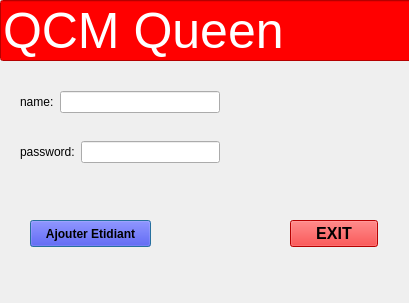
<?xml version="1.0" encoding="UTF-8"?>
<ui version="4.0">
 <class>AjoutEtudiant</class>
 <widget class="QDialog" name="AjoutEtudiant">
  <property name="geometry">
   <rect>
    <x>0</x>
    <y>0</y>
    <width>409</width>
    <height>303</height>
   </rect>
  </property>
  <property name="windowTitle">
   <string>Dialog</string>
  </property>
  <widget class="QPushButton" name="ajouter">
   <property name="geometry">
    <rect>
     <x>30</x>
     <y>220</y>
     <width>121</width>
     <height>27</height>
    </rect>
   </property>
   <property name="font">
    <font>
     <bold>true</bold>
    </font>
   </property>
   <property name="styleSheet">
    <string notr="true">background-color:blue;
</string>
   </property>
   <property name="text">
    <string>Ajouter Etidiant</string>
   </property>
  </widget>
  <widget class="QPushButton" name="exit">
   <property name="geometry">
    <rect>
     <x>290</x>
     <y>220</y>
     <width>88</width>
     <height>27</height>
    </rect>
   </property>
   <property name="font">
    <font>
     <pointsize>12</pointsize>
     <bold>true</bold>
    </font>
   </property>
   <property name="styleSheet">
    <string notr="true">background-color:red</string>
   </property>
   <property name="text">
    <string>EXIT</string>
   </property>
  </widget>
  <widget class="QWidget" name="layoutWidget">
   <property name="geometry">
    <rect>
     <x>20</x>
     <y>90</y>
     <width>200</width>
     <height>24</height>
    </rect>
   </property>
   <layout class="QHBoxLayout" name="horizontalLayout">
    <item>
     <widget class="QLabel" name="label">
      <property name="text">
       <string>name:</string>
      </property>
     </widget>
    </item>
    <item>
     <widget class="QLineEdit" name="name_edit"/>
    </item>
   </layout>
  </widget>
  <widget class="QWidget" name="layoutWidget">
   <property name="geometry">
    <rect>
     <x>20</x>
     <y>140</y>
     <width>200</width>
     <height>24</height>
    </rect>
   </property>
   <layout class="QHBoxLayout" name="horizontalLayout_2">
    <item>
     <widget class="QLabel" name="label_2">
      <property name="text">
       <string>password:</string>
      </property>
     </widget>
    </item>
    <item>
     <widget class="QLineEdit" name="pass_edit"/>
    </item>
   </layout>
  </widget>
  <widget class="QLineEdit" name="lineEdit">
   <property name="geometry">
    <rect>
     <x>0</x>
     <y>0</y>
     <width>671</width>
     <height>61</height>
    </rect>
   </property>
   <property name="styleSheet">
    <string notr="true">background-color:red;
color: white;
font-size: 50px;
justify-content: center;
text-align: center;

</string>
   </property>
   <property name="text">
    <string>QCM Queen</string>
   </property>
  </widget>
 </widget>
 <resources/>
 <connections/>
</ui>
